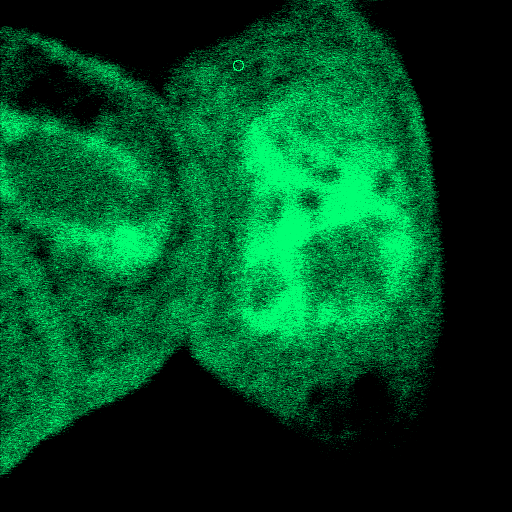
%> input picture Segmentation/Images/flip_05_eGFP-withROI.tif, 512 x 512 px
$ octave --eval "result = chanvese(imread('Images/flip_05_eGFP-withROI.tif'));"   (GNU Octave 9; MATLAB toolbox functions it lacks are replaced by stand-ins)
%> lines starting %> are read from the running program, lines starting %| are printed output that depends on the picture
### Segmentation/stop.m
function F = stop(string)
% Christian Valdemar Hansen, SDU 2012.

% Messagebox:
M = msgbox(string,'Stop iterating');
pos1 = [50, 50,150,80];
set(M,'OuterPosition',pos1)

% The parts below are parts from:
% http://www.mathworks.com/matlabcentral/fileexchange/20455-stoploop-v1-0-j
% un-2008
% by Jos van der Geest
% create the two anonymous functions
F.Stop = @() stopfun(M) ; % false if message box still exists
F.Clear = @() clearfun(M) ; % delete message box

function r = stopfun(M)
drawnow ;          % ensure that button presses are recorded
r = ~ishandle(M) ; % false if message box still exists

% [5 lines left out: function clearfun, not called in this run]

### Segmentation/chanvese.m
function phi = chanvese(I,n,my,lambda1,lambda2,maxsize)
% Christian Valdemar Hansen, SDU 2012.
% Input
% I is the Image
% n is the number of iterations
% my, lambda1 and lambda2 are parameters for Chan-Vese
% maxsize is the max number of pixels on the long edge on the output image
% Example:
% I = imread('image.jpg');
% chanvese(I,500,1,1,1,300)

if(~exist('n','var'))
    n=300;
end
if(~exist('my','var'))
    my=1;
end
if(~exist('lambda1','var'))
    lambda1=1;
end
if(~exist('lambda2','var'))
    lambda2=1;
end
if(~exist('maxsize','var'))
    maxsize=250;
end

% Things for the stop criteria
S = stop({'Stop me on the ok button:'}) ;
%[a,b] = size(temp);

if size(I,3) == 3
    temp = rgb2gray(I);
else
    temp = I;
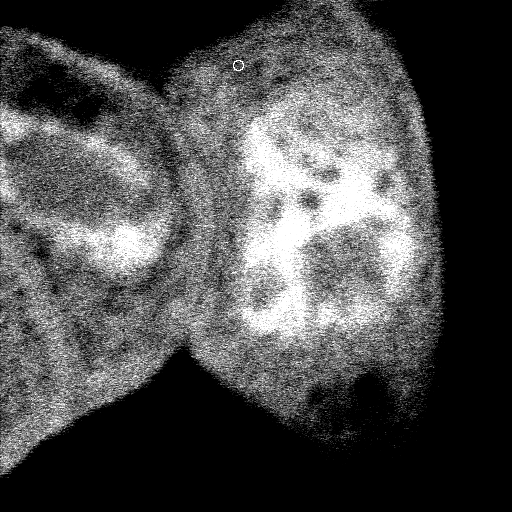
%> temp: size 512x512 uint8; min 0, max 255, mean 75.3
end

% Rescale image/pixel values
temp = double(temp)./255;
%> temp: size 512x512 double


% Rescaling the size of the image
scale = maxsize/min(size(temp));
%> scale = 0.488

if scale<=1   % If the image is bigger than "maxsize" pixel on the shortest edge then rescale
    temp = imresize(temp,scale);
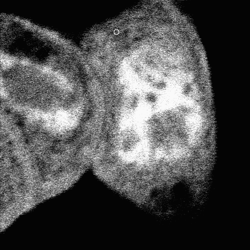
%> temp: size 250x250 double; min -0.0188, max 1.02, mean 0.295; drawn with min black and max white
    I = imresize(I,scale);
end


% Choose points for level set funtion
figure, imshow(temp,'InitialMagnification','fit');
title('Select initial points for the initial contour, end by pressing "enter" on the key board'); hold on;
%> (the run ends here)

$ run again, on Segmentation/Images/flip_05_nucleus.png
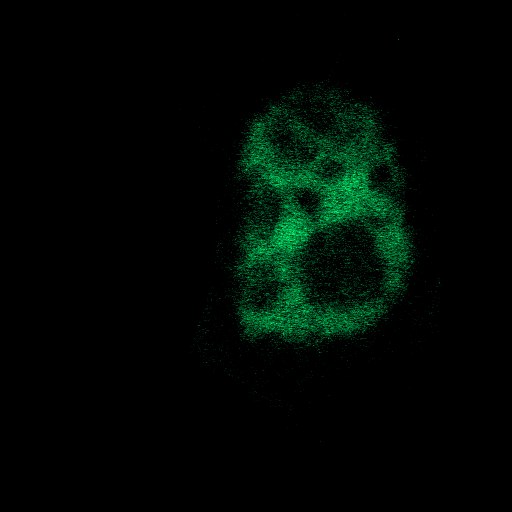
%> input picture Segmentation/Images/flip_05_nucleus.png, 512 x 512 px
%> in chanvese, `temp = I;`:
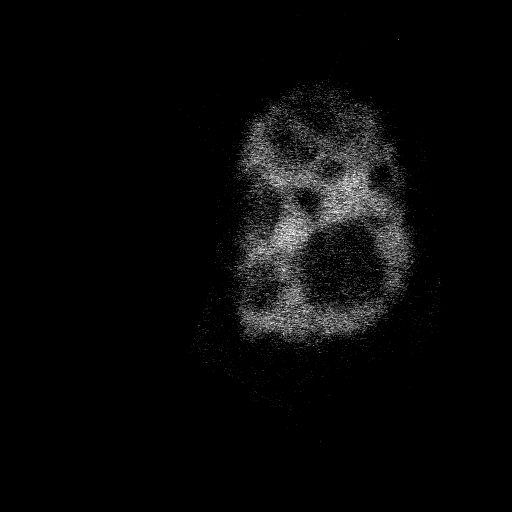
%> temp: size 512x512 uint8; min 0, max 255, mean 8.5
%> in chanvese, `temp = imresize(temp,scale);`:
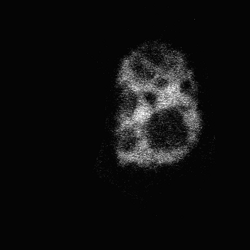
%> temp: size 250x250 double; min -0.0163, max 0.812, mean 0.0335; drawn with min black and max white

$ run again, on Segmentation/Images/flip_05_singlecell.png
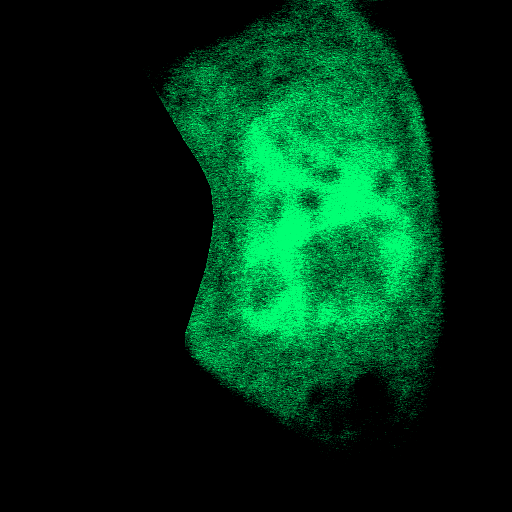
%> input picture Segmentation/Images/flip_05_singlecell.png, 512 x 512 px
%> in chanvese, `temp = I;`:
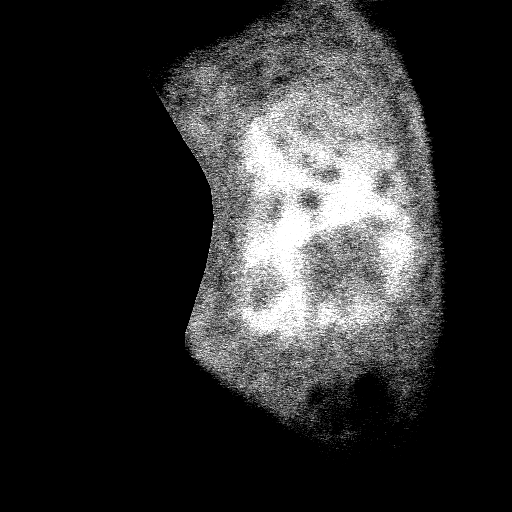
%> temp: size 512x512 uint8; min 0, max 255, mean 47.3
%> in chanvese, `temp = imresize(temp,scale);`:
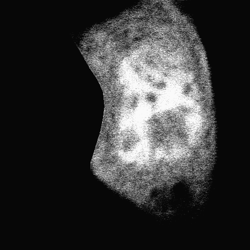
%> temp: size 250x250 double; min -0.0314, max 1.02, mean 0.185; drawn with min black and max white
